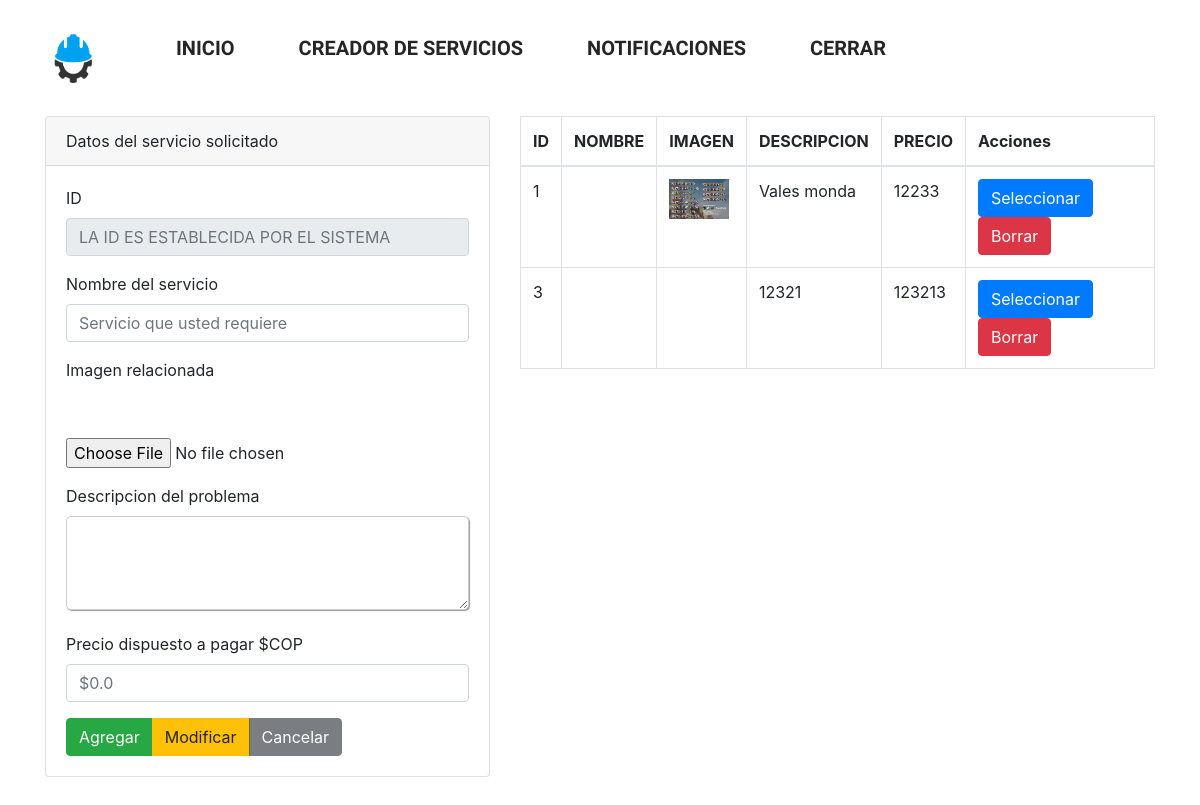
The page /worktogo/Crearservicios/interfaces/mis_servicios.php (signed in) on the database as committed earlier.
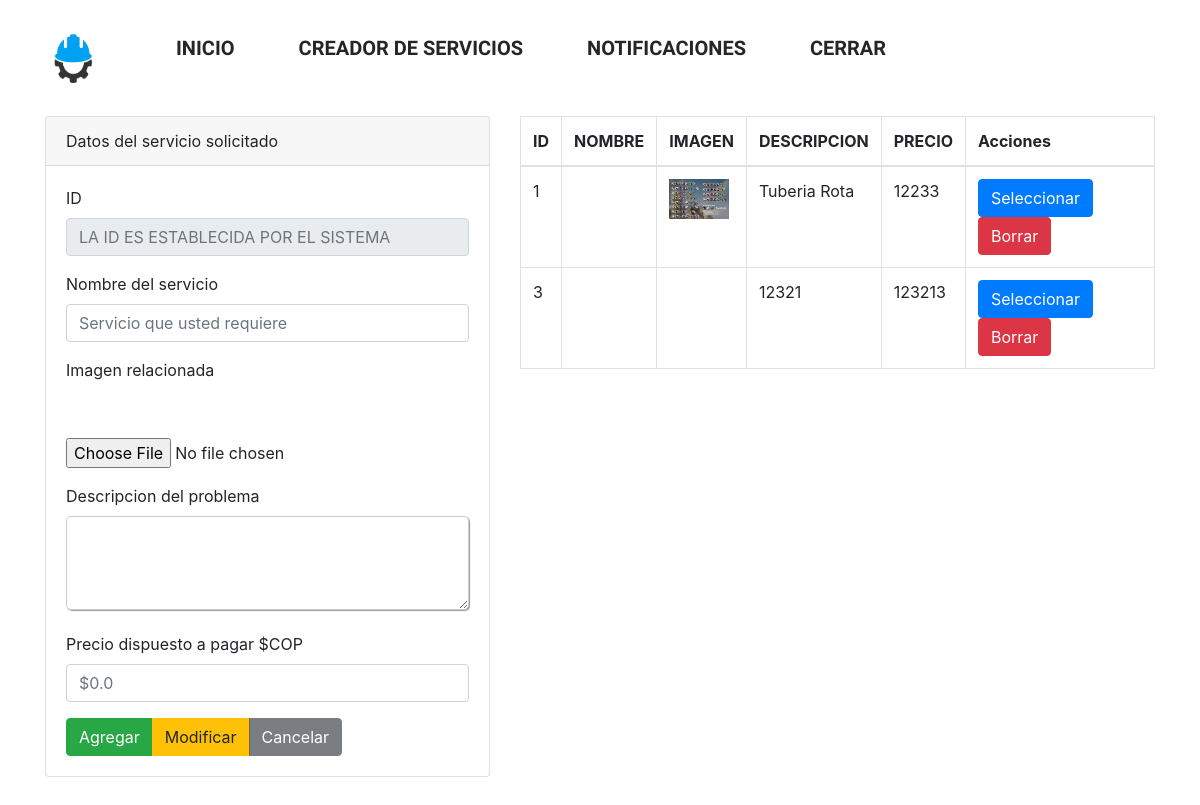
The same page on the database as committed later.
### tables this page shows
CREATE TABLE `servicios` (
  `id` int(11) NOT NULL,
  `nombre` varchar(200) NOT NULL,
  `imagen` varchar(1000) NOT NULL,
  `descripcion` varchar(1000) NOT NULL,
  `precio` int(11) NOT NULL,
  `fk_id_usuario` varchar(40) NOT NULL
);

### worktogo/Crearservicios/interfaces/mis_servicios.php (the view, shortened to what this page needs)
<?php
include('../bd/cons.php');
  $mi_variable = $_SESSION['mi_variable'];
$sentenciaSQL = $conexion->prepare("SELECT cedula FROM usuarios Where Email ='$mi_variable'");
$sentenciaSQL->execute();
$listacedula=$sentenciaSQL->fetchAll(PDO::FETCH_ASSOC);
foreach($listacedula as $lcedula){
    $fkcedula = $lcedula['cedula'];
}
  ?>
<?php  include('navbar/cabecera.php')?>
<?php
$txtid=(isset($_POST['txtid']))?$_POST['txtid']:"";
$txtnombre=(isset($_POST['txtnombre']))?$_POST['txtnombre']:"";
$txtdescripcion=(isset($_POST['txtdescripcion']))?$_POST['txtdescripcion']:"";
$precio=(isset($_POST['precio']))?$_POST['precio']:"";
$accion=(isset($_POST['accion']))?$_POST['accion']:"";
$sentenciaSQL = $conexion->prepare("SELECT * FROM servicios WHERE fk_id_usuario = $fkcedula");
$sentenciaSQL->execute();
$listaservicios=$sentenciaSQL->fetchAll(PDO::FETCH_ASSOC);
?>
<div class="col-md-5">
    <div class="card">
        <div class="card-header">
            Datos del servicio solicitado
        </div>
        <div class="card-body">
        <form method="POST" enctype="multipart/form-data">
        <div class = "form-group">
    <label for="txtid">ID</label>
    <input type="text" required class="form-control" value="<?php echo $txtid;?>" id="txtid" name="txtid"  readonly placeholder="LA ID ES ESTABLECIDA POR EL SISTEMA" >
    </div>
    <div class = "form-group">
    <label for="txtnombre">Nombre del servicio</label>
    <input type="text"required class="form-control" id="txtnombre" name="txtnombre" value="<?php echo $txtnombre;?>"  placeholder="Servicio que usted requiere">
    </div>
    <div class="form-group">
    <label for="img">Imagen relacionada</label>
    <br>
    <br><br>
    <input  type="file"  id="img" name="img">
    </div>
    <div class="form-group">
    <label for="txtdescripcion">Descripcion del problema</label>
    <textarea  required name="txtdescripcion"id="txtdescripcion" rows="3" cols="50" ><?php echo $txtdescripcion;?></textarea>
    </div>
     <div class="form-group">
    <label for="precio">Precio dispuesto a pagar $COP</label>
    <input  required type="number"id="precio" value="<?php echo $precio;?>"name="precio" class="form-control" min="0" max="unlimited" step="1" placeholder="$0.0">
     </div>
    <div class="btn-group" role="group" aria-label="">
        <button type="submit" name="accion" <?php echo($accion=="Seleccionar")?"disabled":""; ?> value="agregar"class="btn btn-success">Agregar</button>
        <button type="submit" name="accion" <?php echo($accion!="Seleccionar")?"disabled":""; ?>value="modificar"class="btn btn-warning">Modificar</button>
        <button type="submit" name="accion" <?php echo($accion!="Seleccionar")?"disabled":""; ?> value="cancelar"class="btn btn-dark">Cancelar</button>
    </div>
    </form>
        </div>
    </div>
</div>
<div class="col-md-7">
    <table class="table table-bordered">
        <thead>
            <tr>
                <th>ID</th>
                <th>NOMBRE</th>
                <th>IMAGEN</th>
                <th>DESCRIPCION</th>
                <th>PRECIO</th>
                <th>Acciones</th>
            </tr>
        </thead>
        <tbody>
            <?php
            foreach($listaservicios as $servicio){ ?>
            <tr>
                <td > <?php echo $servicio['id']; ?></td>
                <td > <?php echo $servicio['nombreser']; ?></td>
                <td >
                   <img src="img/<?php echo $servicio['imagen']; ?>" width="60" alt="" srcset="">
                </td>
                <td  class="descripcion-corta"> <?php echo $servicio['descripcion'];?></td>
                <td > <?php echo  $servicio['precio']; ?></td>
                <td>
                    <form method="POST">
                    <input type="submit" name="accion" value="Seleccionar" class="btn btn-primary">
                    <input type="submit" name="accion" value="Borrar" class="btn btn-danger">
                    </form>
                </td>
            </tr>
            <?php }?>
        </tbody>
    </table>
</div>
<?php  include('navbar/pie.php')?>

Rows that differ between the two databases and show on the page:
changed servicios id 1: descripcion "Vales monda" → "Tuberia Rota"
